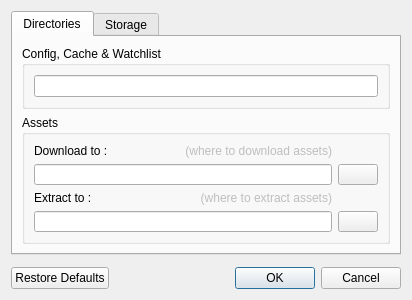
<?xml version="1.0" encoding="UTF-8"?>
<ui version="4.0">
 <class>Settings</class>
 <widget class="QDialog" name="Settings">
  <property name="geometry">
   <rect>
    <x>0</x>
    <y>0</y>
    <width>412</width>
    <height>300</height>
   </rect>
  </property>
  <property name="minimumSize">
   <size>
    <width>412</width>
    <height>300</height>
   </size>
  </property>
  <property name="maximumSize">
   <size>
    <width>16777215</width>
    <height>300</height>
   </size>
  </property>
  <property name="windowTitle">
   <string>Settings</string>
  </property>
  <property name="windowIcon">
   <iconset resource="../../resources.qrc">
    <normaloff>:/icons/icons/base/setting.png</normaloff>:/icons/icons/base/setting.png</iconset>
  </property>
  <layout class="QVBoxLayout" name="verticalLayout">
   <item>
    <widget class="QTabWidget" name="tabWidget">
     <property name="minimumSize">
      <size>
       <width>0</width>
       <height>238</height>
      </size>
     </property>
     <property name="maximumSize">
      <size>
       <width>16777215</width>
       <height>16777215</height>
      </size>
     </property>
     <property name="tabShape">
      <enum>QTabWidget::Rounded</enum>
     </property>
     <property name="currentIndex">
      <number>0</number>
     </property>
     <widget class="QWidget" name="dirs">
      <attribute name="title">
       <string>Directories</string>
      </attribute>
      <layout class="QVBoxLayout" name="verticalLayout_2">
       <item>
        <widget class="QGroupBox" name="groupBox_config">
         <property name="title">
          <string>Config, Cache &amp;&amp; Watchlist</string>
         </property>
         <layout class="QGridLayout" name="gridLayout">
          <item row="0" column="0">
           <widget class="QLineEdit" name="le_config_dir"/>
          </item>
         </layout>
        </widget>
       </item>
       <item>
        <widget class="QGroupBox" name="groupBox_assets">
         <property name="title">
          <string>Assets</string>
         </property>
         <layout class="QGridLayout" name="gridLayout_2">
          <item row="0" column="0">
           <widget class="QLabel" name="label">
            <property name="text">
             <string>Download to :</string>
            </property>
           </widget>
          </item>
          <item row="3" column="2">
           <widget class="QPushButton" name="btn_open_folder_extract">
            <property name="sizePolicy">
             <sizepolicy hsizetype="Fixed" vsizetype="Fixed">
              <horstretch>0</horstretch>
              <verstretch>0</verstretch>
             </sizepolicy>
            </property>
            <property name="text">
             <string/>
            </property>
            <property name="icon">
             <iconset resource="../../resources.qrc">
              <normaloff>:/icons/icons/base/open-folder.png</normaloff>:/icons/icons/base/open-folder.png</iconset>
            </property>
           </widget>
          </item>
          <item row="2" column="0">
           <widget class="QLabel" name="label_2">
            <property name="text">
             <string>Extract to :</string>
            </property>
           </widget>
          </item>
          <item row="1" column="2">
           <widget class="QPushButton" name="btn_open_folder_download">
            <property name="sizePolicy">
             <sizepolicy hsizetype="Fixed" vsizetype="Fixed">
              <horstretch>0</horstretch>
              <verstretch>0</verstretch>
             </sizepolicy>
            </property>
            <property name="text">
             <string/>
            </property>
            <property name="icon">
             <iconset resource="../../resources.qrc">
              <normaloff>:/icons/icons/base/open-folder.png</normaloff>:/icons/icons/base/open-folder.png</iconset>
            </property>
           </widget>
          </item>
          <item row="0" column="1">
           <widget class="QLabel" name="label_3">
            <property name="enabled">
             <bool>false</bool>
            </property>
            <property name="text">
             <string>(where to download assets)</string>
            </property>
            <property name="alignment">
             <set>Qt::AlignRight|Qt::AlignTrailing|Qt::AlignVCenter</set>
            </property>
           </widget>
          </item>
          <item row="1" column="0" colspan="2">
           <widget class="QLineEdit" name="le_download_dir">
            <property name="toolTip">
             <string>Where to download Assets</string>
            </property>
           </widget>
          </item>
          <item row="3" column="0" colspan="2">
           <widget class="QLineEdit" name="le_extract_dir">
            <property name="toolTip">
             <string>Where to extract Assets</string>
            </property>
           </widget>
          </item>
          <item row="2" column="1">
           <widget class="QLabel" name="label_4">
            <property name="enabled">
             <bool>false</bool>
            </property>
            <property name="text">
             <string>(where to extract assets)</string>
            </property>
            <property name="alignment">
             <set>Qt::AlignRight|Qt::AlignTrailing|Qt::AlignVCenter</set>
            </property>
           </widget>
          </item>
         </layout>
        </widget>
       </item>
      </layout>
     </widget>
     <widget class="QWidget" name="storage">
      <attribute name="title">
       <string>Storage</string>
      </attribute>
     </widget>
    </widget>
   </item>
   <item>
    <spacer name="verticalSpacer">
     <property name="orientation">
      <enum>Qt::Vertical</enum>
     </property>
     <property name="sizeType">
      <enum>QSizePolicy::Fixed</enum>
     </property>
     <property name="sizeHint" stdset="0">
      <size>
       <width>20</width>
       <height>6</height>
      </size>
     </property>
    </spacer>
   </item>
   <item>
    <widget class="QDialogButtonBox" name="buttonBox">
     <property name="orientation">
      <enum>Qt::Horizontal</enum>
     </property>
     <property name="standardButtons">
      <set>QDialogButtonBox::Cancel|QDialogButtonBox::Ok|QDialogButtonBox::RestoreDefaults</set>
     </property>
     <property name="centerButtons">
      <bool>false</bool>
     </property>
    </widget>
   </item>
  </layout>
 </widget>
 <resources>
  <include location="../../resources.qrc"/>
 </resources>
 <connections>
  <connection>
   <sender>buttonBox</sender>
   <signal>accepted()</signal>
   <receiver>Settings</receiver>
   <slot>accept()</slot>
   <hints>
    <hint type="sourcelabel">
     <x>248</x>
     <y>254</y>
    </hint>
    <hint type="destinationlabel">
     <x>157</x>
     <y>274</y>
    </hint>
   </hints>
  </connection>
  <connection>
   <sender>buttonBox</sender>
   <signal>rejected()</signal>
   <receiver>Settings</receiver>
   <slot>reject()</slot>
   <hints>
    <hint type="sourcelabel">
     <x>316</x>
     <y>260</y>
    </hint>
    <hint type="destinationlabel">
     <x>286</x>
     <y>274</y>
    </hint>
   </hints>
  </connection>
 </connections>
</ui>
